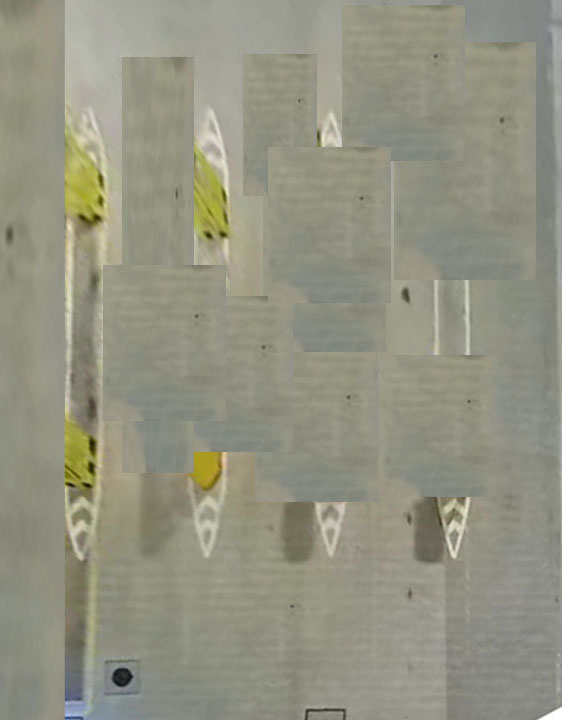
#> input picture camera_calibration_cpp_test/test1.jpg, 562 x 720 px, found by its file name
$ python sift_test.py
#> lines starting #> are read from the running program, lines starting #| are printed output that depends on the picture; after the words box and inside, x2 and y2 are one past the last pixel; in counts of white or black regions, pixels touching at a corner belong together
import os
import cv2
import numpy as np
import cv2 as cv

def affine_detect(detector, img, mask=None):
    params = [(1.0, 0.0)]
    def f(p):
        t, phi = p
        timg, tmask, Ai = affine_skew(t, phi, img)
        keypoints, descrs = detector.detectAndCompute(timg, tmask)
        for kp in keypoints:
            x, y = kp.pt
            kp.pt = tuple( np.dot(Ai, (x, y, 1)) )
        if descrs is None:
            descrs = []
        return keypoints, descrs

    for t in 2**(0.5*np.arange(1,6)):
        for phi in np.arange(0, 180, 72.0 / t):
            params.append((t, phi))


    keypoints, descrs = [], []
    ires = [f(p) for p in params]
    for i, (k, d) in enumerate(ires):
        # print('affine sampling: %d / %d\r' % (i+1, len(params)), end='')
        keypoints.extend(k)
        descrs.extend(d)
    return keypoints, np.array(descrs)

# [11 lines left out: function filter_matches, not called in this run]

def anorm2(a):
    return (a*a).sum(-1)

def affine_skew(tilt, phi, img, mask=None):
    '''
    affine_skew(tilt, phi, img, mask=None) -> skew_img, skew_mask, Ai

    Ai - is an affine transform matrix from skew_img to img
    '''
    h, w = img.shape[:2]
    if mask is None:
        mask = np.zeros((h, w), np.uint8)
        mask[:] = 255
    A = np.float32([[1, 0, 0], [0, 1, 0]])
    if phi != 0.0:
        phi = np.deg2rad(phi)
        s, c = np.sin(phi), np.cos(phi)
        A = np.float32([[c,-s], [ s, c]])
        corners = [[0, 0], [w, 0], [w, h], [0, h]]
        tcorners = np.int32( np.dot(corners, A.T) )
        x, y, w, h = cv.boundingRect(tcorners.reshape(1,-1,2))
        A = np.hstack([A, [[-x], [-y]]])
        img = cv.warpAffine(img, A, (w, h), flags=cv.INTER_LINEAR, borderMode=cv.BORDER_REPLICATE)
    if tilt != 1.0:
        s = 0.8*np.sqrt(tilt*tilt-1)
        img = cv.GaussianBlur(img, (0, 0), sigmaX=s, sigmaY=0.01)
        img = cv.resize(img, (0, 0), fx=1.0/tilt, fy=1.0, interpolation=cv.INTER_NEAREST)
        A[0] /= tilt
    if phi != 0.0 or tilt != 1.0:
        h, w = img.shape[:2]
        mask = cv.warpAffine(mask, A, (w, h), flags=cv.INTER_NEAREST)
    Ai = cv.invertAffineTransform(A)
    return img, mask, Ai


# [31 lines left out: function get_flann_matrix, not called in this run]

def get_flann_matrix_img2img(img_bev = r"C:\work\TCSDetection\tcs\tcs_bev\test1.jpg",img = r"C:\work\TCSDetection\tcs\images\2394333593.jpg"):#/media/lee/2T1/dataset/tcs/images
    imgs_bev = []
    img_bev = cv2.imread(img_bev,0)
#> img_bev: shape (720, 562); min 14, max 255, mean 145.1
    img2 = cv2.imread(img,0)
    detector = cv2.xfeatures2d.SIFT_create()
    flann_params = dict(algorithm=1, trees=5)
    matcher = cv2.FlannBasedMatcher(flann_params, {})
    kp1, desc1 = affine_detect(detector, img_bev)
#> in f, `timg, tmask, Ai = affine_skew(t, phi, img)`: tmask: shape (720, 562); every value is 255
#> in f, `timg, tmask, Ai = affine_skew(t, phi, img)`: Ai = [[1, 0, 0], [0, 1, 0]]
#> in f, `keypoints, descrs = detector.detectAndCompute(timg, tmask)`: keypoints = 348 keypoints; strongest (x, y, size): (122, 677, 13.1), (91, 467, 6.1), (92, 444, 6.2), (209, 235, 4.2)
#> the loop in f, `for kp in keypoints:` made 348 passes
#> in f (call 2), `timg, tmask, Ai = affine_skew(t, phi, img)`: tmask: shape (720, 397); every value is 255
#> in f (call 2), `keypoints, descrs = detector.detectAndCompute(timg, tmask)`: keypoints = 287 keypoints; strongest (x, y, size): (50, 485, 2.9), (65, 467, 4.9), (66, 443, 4.5), (69, 218, 4.1)
#> the loop in f (call 2), `for kp in keypoints:` made 287 passes
#> call 3 of affine_skew, with tilt = 1.41, phi = 50.91
#> in affine_skew (call 3), `phi = np.deg2rad(phi)`: phi = 0.889
#> in affine_skew (call 3), `s, c = np.sin(phi), np.cos(phi)`: s = 0.776; c = 0.631
#> in affine_skew (call 3), `A = np.float32([[c,-s], [ s, c]])`: A = [[0.631, -0.776], [0.776, 0.631]]
#> in affine_skew (call 3), `tcorners = np.int32( np.dot(corners, A.T) )`: tcorners = [[0, 0], [354, 436], [-204, 890], [-558, 453]]
#> in affine_skew (call 3), `x, y, w, h = cv.boundingRect(tcorners.reshape(1,-1,2))`: x = -558; y = 0; w = 913; h = 891
#> in affine_skew (call 3), `A = np.hstack([A, [[-x], [-y]]])`: A = [[0.631, -0.776, 558], [0.776, 0.631, 0]]
#> in affine_skew (call 3), `s = 0.8*np.sqrt(tilt*tilt-1)`: s = 0.8
#> in affine_skew (call 3), `mask = cv.warpAffine(mask, A, (w, h), flags=cv.INTER_NEAREST)`:
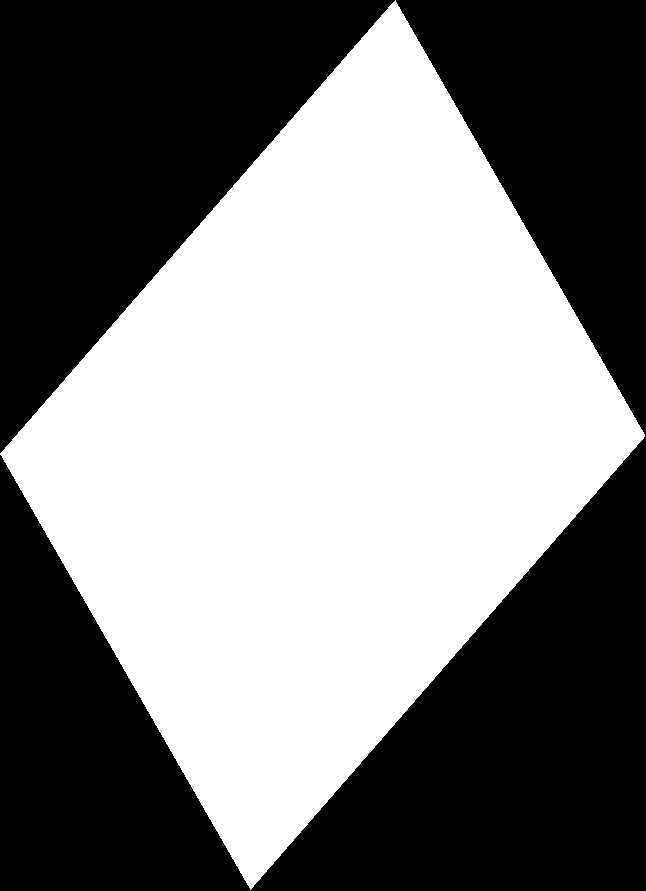
#> mask: shape (891, 646); 49.7% white; 1 white region, box (x1, y1, x2, y2) and area: (0, 0, 645, 890) 286124
#> in affine_skew (call 3), `Ai = cv.invertAffineTransform(A)`: Ai = [[0.892, 0.776, -351.8], [-1.1, 0.631, 433.1]]
#> in f (call 3), `keypoints, descrs = detector.detectAndCompute(timg, tmask)`: keypoints = 292 keypoints; strongest (x, y, size): (78, 521, 11), (180, 365, 4.9), (193, 352, 5.1), (359, 310, 3.3)
#> in affine_skew (call 4), `mask = cv.warpAffine(mask, A, (w, h), flags=cv.INTER_NEAREST)`: mask: shape (698, 580); 70.7% white; 3 black regions, box (x1, y1, x2, y2) and area: (0, 151, 580, 698) 59645, (85, 0, 580, 147) 36547, (0, 0, 82, 548) 22526
#> in f (call 4), `keypoints, descrs = detector.detectAndCompute(timg, tmask)`: keypoints = 276 keypoints; strongest (x, y, size): (243, 141, 5.1), (259, 146, 5.8), (94, 127, 11), (426, 204, 4.2)
#> in affine_skew (call 5), `mask = cv.warpAffine(mask, A, (w, h), flags=cv.INTER_NEAREST)`: mask: shape (898, 587); 54.3% white; 2 black regions, box (x1, y1, x2, y2) and area: (0, 0, 587, 898) 195632, (235, 641, 587, 898) 45369
#> in f (call 5), `keypoints, descrs = detector.detectAndCompute(timg, tmask)`: keypoints = 312 keypoints; strongest (x, y, size): (291, 94, 11), (378, 267, 5), (380, 527, 3.8), (386, 242, 3.1)
#> in affine_skew (call 6), `s = 0.8*np.sqrt(tilt*tilt-1)`: s = 1.39
#> in affine_skew (call 6), `img = cv.resize(img, (0, 0), fx=1.0/tilt, fy=1.0, interpolation=cv.INT..`:
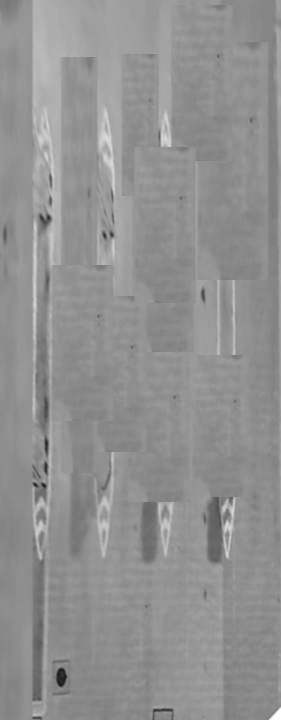
#> img: shape (720, 281); min 22, max 255, mean 145.1
#> in f (call 6), `timg, tmask, Ai = affine_skew(t, phi, img)`: tmask: shape (720, 281); every value is 255
#> in f (call 6), `keypoints, descrs = detector.detectAndCompute(timg, tmask)`: keypoints = 225 keypoints; strongest (x, y, size): (35, 485, 2.6), (44, 485, 3.1), (46, 443, 3.3), (104, 235, 2.8)
#> in affine_skew (call 7), `mask = cv.warpAffine(mask, A, (w, h), flags=cv.INTER_NEAREST)`: mask: shape (913, 439); 50.5% white; 2 black regions, box (x1, y1, x2, y2) and area: (0, 332, 439, 913) 99289, (0, 0, 439, 582) 99198
#> in affine_skew (call 8), `mask = cv.warpAffine(mask, A, (w, h), flags=cv.INTER_NEAREST)`: mask: shape (757, 429); 62.3% white; 4 black regions, box (x1, y1, x2, y2) and area: (0, 0, 342, 222) 38107, (88, 535, 429, 757) 38027, (0, 224, 87, 757) 23368, (343, 0, 429, 528) 22931
#> in affine_skew (call 9), `mask = cv.warpAffine(mask, A, (w, h), flags=cv.INTER_NEAREST)`: mask: shape (757, 430); 62.2% white; 2 black regions, box (x1, y1, x2, y2) and area: (0, 0, 430, 757) 85169, (89, 0, 430, 222) 38022
#> in affine_skew (call 10), `mask = cv.warpAffine(mask, A, (w, h), flags=cv.INTER_NEAREST)`:
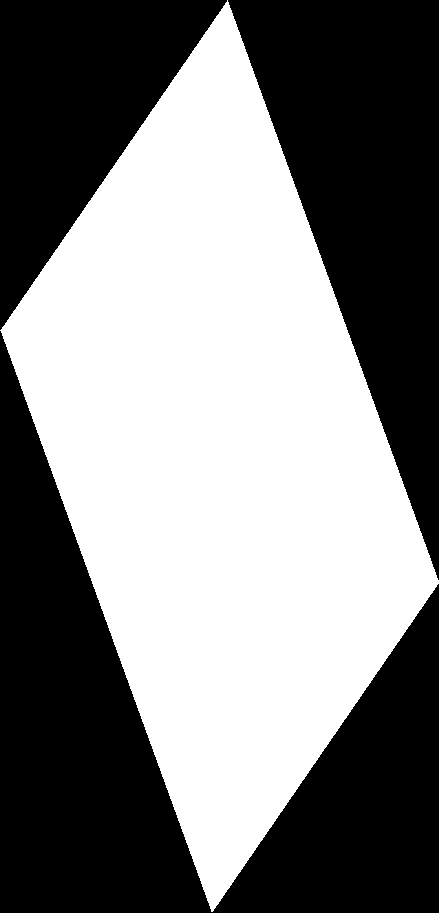
#> mask: shape (913, 439); 50.5% white; 3 black regions, box (x1, y1, x2, y2) and area: (0, 331, 439, 913) 99327, (228, 0, 439, 580) 61449, (0, 0, 227, 330) 37712
#> in affine_skew (call 11), `img = cv.resize(img, (0, 0), fx=1.0/tilt, fy=1.0, interpolation=cv.INT..`:
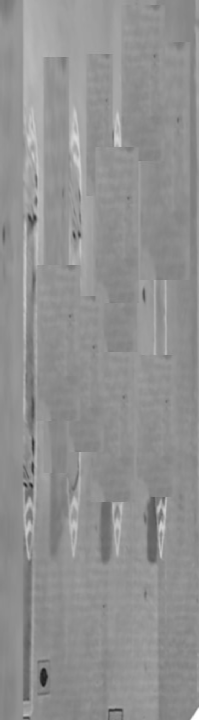
#> img: shape (720, 199); min 26, max 255, mean 145.1
#> in f (call 11), `timg, tmask, Ai = affine_skew(t, phi, img)`: tmask: shape (720, 199); every value is 255
#> in affine_skew (call 12), `mask = cv.warpAffine(mask, A, (w, h), flags=cv.INTER_NEAREST)`:
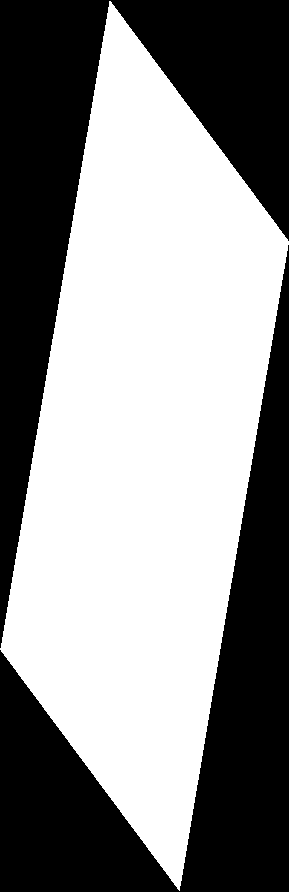
#> mask: shape (892, 289); 55.5% white; 2 black regions, box (x1, y1, x2, y2) and area: (0, 245, 289, 892) 57394, (0, 0, 289, 648) 57333
#> in affine_skew (call 13), `mask = cv.warpAffine(mask, A, (w, h), flags=cv.INTER_NEAREST)`:
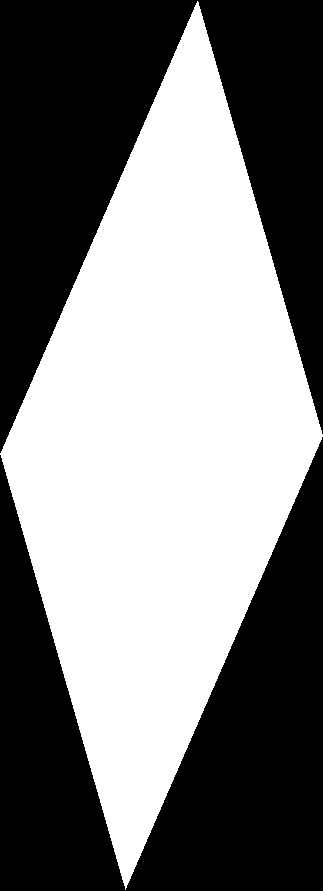
#> mask: shape (891, 323); 49.7% white; 1 white region, box (x1, y1, x2, y2) and area: (0, 1, 323, 890) 143063
#> in affine_skew (call 14), `img = cv.warpAffine(img, A, (w, h), flags=cv.INTER_LINEAR, borderMode=..`:
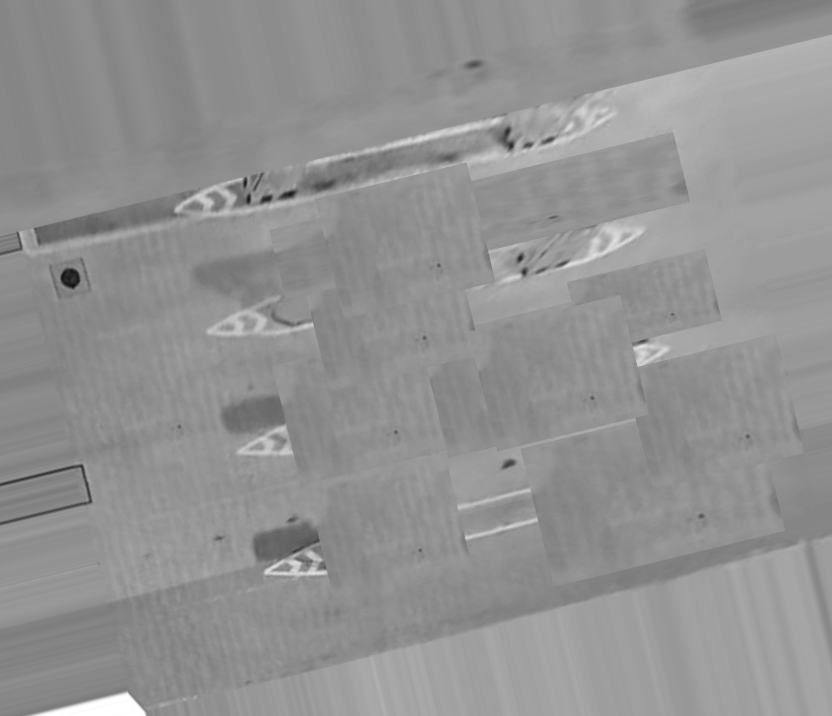
#> img: shape (716, 832); min 19, max 255, mean 146.3
#> the loop in affine_detect, `for i, (k, d) in enumerate(ires): # print('affine sampling: %d / %d\r'..` made 43 passes
    kp2, desc2 = affine_detect(detector, img2)
    raw_matches = matcher.knnMatch(desc1, trainDescriptors=desc2, k=2)  # 2
    p1, p2, kp_pairs = filter_matches(kp1, kp2, raw_matches)
    if len(p1) >= 10:
        H, status = cv.findHomography(p1, p2, cv.RANSAC, 5.0)
        try:
            M_T = np.linalg.inv(H) # juzhen qiu ni
            img_M = M_T
        except:
            print(H)
            return None
        # print('%d / %d  inliers/matched' % (np.sum(status), len(status)))
    else:
        img_M = None
        H, status = None, None
        print('%d matches found, not enough for homography estimation  @ %s' % (len(p1),img))
    return img_M


if __name__ == '__main__':
#> (the run stopped early here; a loop or call above may not have finished)
